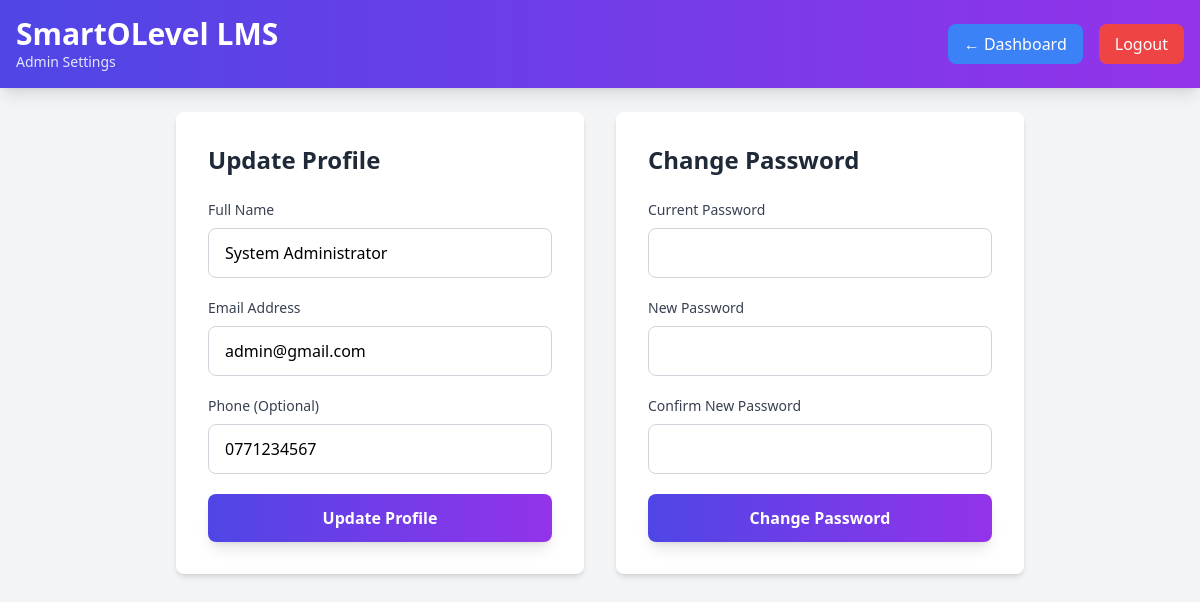
/admin_settings.php (signed in), run on the app's committed database.
### tables this page shows
CREATE TABLE users (
    user_id INT AUTO_INCREMENT PRIMARY KEY,
    full_name VARCHAR(255) NOT NULL,
    email VARCHAR(100) NOT NULL UNIQUE,
    password_hash VARCHAR(255) NOT NULL,
    role ENUM('student', 'admin', 'teacher') DEFAULT 'student',
    grade ENUM('10','11') NULL,
    phone VARCHAR(20) NULL,
    address TEXT NULL,
    is_active BOOLEAN DEFAULT TRUE,
    created_at TIMESTAMP DEFAULT CURRENT_TIMESTAMP,
    last_login TIMESTAMP NULL,
    INDEX idx_email (email),
    INDEX idx_role (role)
);

### admin_settings.php (the view, shortened to what this page needs)
<?php
require_once 'config.php';
$admin_id = $_SESSION['user_id'];
$admin_query = "SELECT full_name, email, phone FROM users WHERE user_id = ?";
$stmt = $conn->prepare($admin_query);
$stmt->bind_param("i", $admin_id);
$stmt->execute();
$admin = $stmt->get_result()->fetch_assoc();
?>
<!DOCTYPE html>
<html lang="en">
<head>
    <script src="https://cdn.tailwindcss.com"></script>
</head>
<body class="bg-gray-100 min-h-screen">
    <header class="bg-gradient-to-r from-indigo-600 to-purple-600 text-white p-4 shadow-lg">
        <div class="max-w-7xl mx-auto flex justify-between items-center">
            <div>
                <h1 class="text-3xl font-bold">SmartOLevel LMS</h1>
                <p class="text-sm text-indigo-100">Admin Settings</p>
            </div>
            <div class="flex items-center gap-4">
                <a href="admin_dashboard.php" class="px-4 py-2 bg-blue-500 rounded-lg hover:bg-blue-600">← Dashboard</a>
                <a href="logout.php" class="px-4 py-2 bg-red-500 rounded-lg hover:bg-red-600">Logout</a>
            </div>
        </div>
    </header>
    <div class="max-w-4xl mx-auto p-6">
        <div class="grid grid-cols-1 md:grid-cols-2 gap-8">
            <div class="bg-white rounded-lg shadow-md p-8">
                <h3 class="text-2xl font-bold text-gray-800 mb-6">Update Profile</h3>
                <form method="POST">
                    <div class="space-y-5">
                        <div>
                            <label class="block text-sm font-medium text-gray-700 mb-2">Full Name</label>
                            <input type="text" name="full_name" value="<?php echo htmlspecialchars($admin['full_name']); ?>"
                                   required class="w-full px-4 py-3 border border-gray-300 rounded-lg focus:outline-none focus:ring-2 focus:ring-indigo-500">
                        </div>
                        <div>
                            <label class="block text-sm font-medium text-gray-700 mb-2">Email Address</label>
                            <input type="email" name="email" value="<?php echo htmlspecialchars($admin['email']); ?>"
                                   required class="w-full px-4 py-3 border border-gray-300 rounded-lg focus:outline-none focus:ring-2 focus:ring-indigo-500">
                        </div>
                        <div>
                            <label class="block text-sm font-medium text-gray-700 mb-2">Phone (Optional)</label>
                            <input type="tel" name="phone" value="<?php echo htmlspecialchars($admin['phone'] ?? ''); ?>"
                                   class="w-full px-4 py-3 border border-gray-300 rounded-lg focus:outline-none focus:ring-2 focus:ring-indigo-500">
                        </div>
                        <button type="submit"
                                class="w-full py-3 bg-gradient-to-r from-indigo-600 to-purple-600 text-white font-semibold rounded-lg shadow-lg hover:from-indigo-700 hover:to-purple-700 transition">
                            Update Profile
                        </button>
                    </div>
                </form>
            </div>
            <div class="bg-white rounded-lg shadow-md p-8">
                <h3 class="text-2xl font-bold text-gray-800 mb-6">Change Password</h3>
                <form method="POST">
                    <div class="space-y-5">
                        <div>
                            <label class="block text-sm font-medium text-gray-700 mb-2">Current Password</label>
                            <input type="password" name="current_password" required
                                   class="w-full px-4 py-3 border border-gray-300 rounded-lg focus:outline-none focus:ring-2 focus:ring-indigo-500">
                        </div>
                        <div>
                            <label class="block text-sm font-medium text-gray-700 mb-2">New Password</label>
                            <input type="password" name="new_password" required minlength="6"
                                   class="w-full px-4 py-3 border border-gray-300 rounded-lg focus:outline-none focus:ring-2 focus:ring-indigo-500">
                        </div>
                        <div>
                            <label class="block text-sm font-medium text-gray-700 mb-2">Confirm New Password</label>
                            <input type="password" name="confirm_password" required minlength="6"
                                   class="w-full px-4 py-3 border border-gray-300 rounded-lg focus:outline-none focus:ring-2 focus:ring-indigo-500">
                        </div>
                        <button type="submit"
                                class="w-full py-3 bg-gradient-to-r from-indigo-600 to-purple-600 text-white font-semibold rounded-lg shadow-lg hover:from-indigo-700 hover:to-purple-700 transition">
                            Change Password
                        </button>
                    </div>
                </form>
            </div>
        </div>
    </div>
</body>
</html>

### data on the page
users: full_name "System Administrator", email "admin@gmail.com", phone "0771234567"
